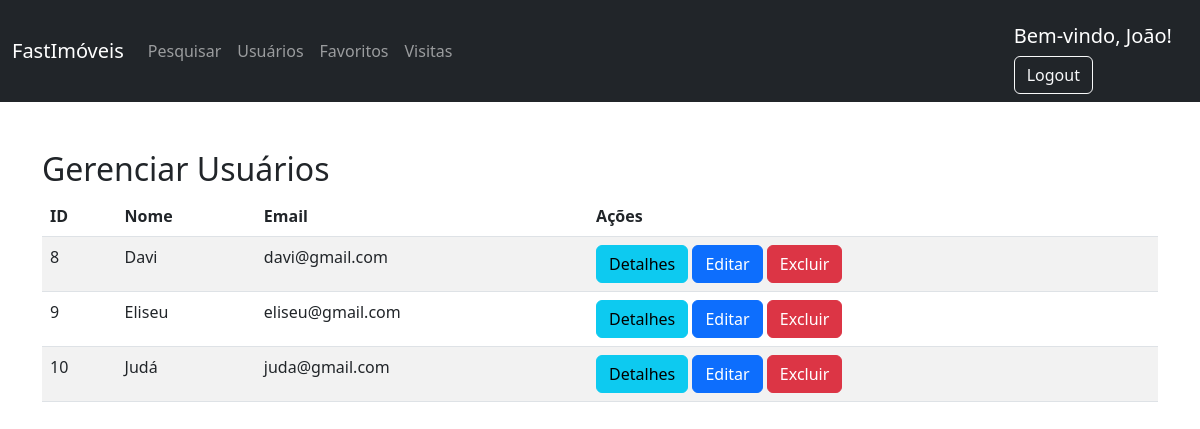
Page /php/gerenciar_usuarios.php (signed in) on the committed database.
### tables this page shows
CREATE TABLE `usuarios` (
  `id` int(20) NOT NULL,
  `nome` varchar(255) NOT NULL,
  `email` varchar(255) NOT NULL,
  `senha` varchar(255) NOT NULL,
  `isAdmin` tinyint(1) NOT NULL DEFAULT 0,
  `ativo` tinyint(1) NOT NULL DEFAULT 1
);

### php/gerenciar_usuarios.php (the view, shortened to what this page needs)
<?php
$nomeUsuario = $_SESSION["nomeUsuario"];
$isAdmin = isset($_SESSION["isAdmin"]) && $_SESSION["isAdmin"] == 1;
try {
    $conn = new PDO("mysql:host=localhost;dbname=fastimoveis;charset=utf8", "root", "");
    $conn->setAttribute(PDO::ATTR_ERRMODE, PDO::ERRMODE_EXCEPTION);
} catch (PDOException $e) {
    echo "Error: " . $e->getMessage();
    exit();
}
$usuarioAdminLogado = 'João';
$query = "SELECT * FROM usuarios WHERE ativo = 1 AND nome != :admin";
$stmt = $conn->prepare($query);
$stmt->bindParam(':admin', $usuarioAdminLogado);
$stmt->execute();
?>
<!DOCTYPE html>
<html lang="pt-br">
<head>
    <link href="https://cdn.jsdelivr.net/npm/bootstrap@5.3.0/dist/css/bootstrap.min.css" rel="stylesheet">
    <link href="https://cdn.datatables.net/1.13.6/css/dataTables.bootstrap5.min.css" rel="stylesheet">
    <link rel="stylesheet" href="https://cdnjs.cloudflare.com/ajax/libs/font-awesome/6.4.2/css/all.min.css" />
</head>
<body>
    <nav class="navbar navbar-expand-lg navbar-dark bg-dark">
        <div class="container-fluid">
            <a class="navbar-brand mt-2 mt-lg-0" href="painel.php">FastImóveis</a>
            <div class="collapse navbar-collapse" id="navbarNav">
                <ul class="navbar-nav me-auto mb-2 mb-lg-0">
                    <li class="nav-item">
                        <a class="nav-link" href="pesquisar.php">Pesquisar</a>
                    </li>
                    <?php if ($isAdmin) { ?>
                    <li class="nav-item">
                        <a class="nav-link" href="gerenciar_usuarios.php">Usuários</a>
                    </li>
                    <?php } ?>
                    <li class="nav-item">
                        <a class="nav-link" href="favoritos.php">Favoritos</a>
                    </li>
                    <li class="nav-item">
                        <a class="nav-link" href="agendar_visita.php">Visitas</a>
                    </li>
                </ul>
                <div class="d-flex align-items-center">
                    <div class="dropdown">
                        <h5 class="mt-3 me-3 text-white">Bem-vindo, <?= $nomeUsuario ?>!</h5>
                        <a href="../arquivos/index.php" class="btn btn-outline-light">Logout</a>
                    </div>
                </div>
            </div>
        </div>
    </nav>
    <div class="container mt-5">
        <h2>Gerenciar Usuários</h2>
        <div class="table-responsive">
            <table id="usuariosTable" class="table table-striped">
                <thead>
                    <tr>
                        <th>ID</th>
                        <th>Nome</th>
                        <th>Email</th>
                        <th>Ações</th>
                    </tr>
                </thead>
                <tbody>
                    <?php while ($row = $stmt->fetch(PDO::FETCH_ASSOC)) { ?>
                        <tr>
                            <td><?= $row['id'] ?></td>
                            <td><?= $row['nome'] ?></td>
                            <td><?= $row['email'] ?></td>
                            <td>
                                <button type="button" class="btn btn-info" data-bs-toggle="modal" data-bs-target="#modalDetalhes<?= $row['id'] ?>">Detalhes</button>
                                <button type="button" class="btn btn-primary" data-bs-toggle="modal" data-bs-target="#modalEditar<?= $row['id'] ?>">Editar</button>
                                <a href="?action=delete&id=<?= $row['id'] ?>" class="btn btn-danger" onclick="return confirm('Tem certeza que deseja excluir este usuário?');">Excluir</a>
                            </td>
                        </tr>
                    <?php } ?>
                </tbody>
            </table>
        </div>
    </div>
</body>
</html>

### rows in the picture
usuarios: id "8", nome "Davi", email "davi@gmail.com"
usuarios: id "9", nome "Eliseu", email "eliseu@gmail.com"
usuarios: id "10", nome "Judá", email "juda@gmail.com"

### other values in the picture
$nomeUsuario "João"
